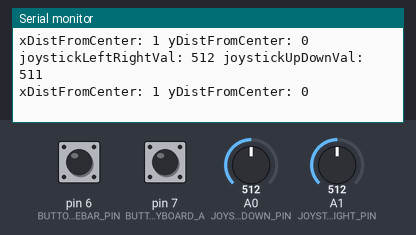
Recording of a sketch running on a simulated Arduino Leonardo, built with avr-gcc and run on an emulated ATmega32U4. Shown: the last lines printed to the serial monitor. The inputs (shaded band) are chosen by the test bench; at power-on: A0 (JOYSTICK_UPDOWN_PIN) = 512, A1 (JOYSTICK_LEFTRIGHT_PIN) = 512, pin 6 (BUTTON_SPACEBAR_PIN) HIGH, pin 7 (BUTTON_KEYBOARD_A) HIGH. USB keyboard and mouse output is not drawn.

Above: at 1.2 s.
1.3 s: A0 (JOYSTICK_UPDOWN_PIN) set to 538
At 1.34 s:
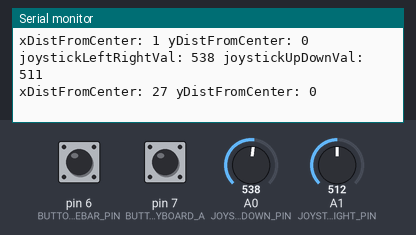
2.8 s: A0 (JOYSTICK_UPDOWN_PIN) set to 564
At 2.82 s:
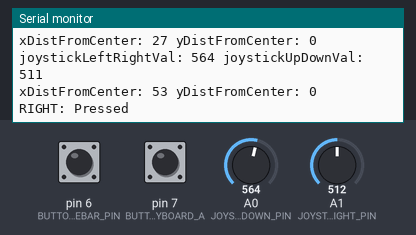
4.3 s: A1 (JOYSTICK_LEFTRIGHT_PIN) set to 494
At 4.32 s:
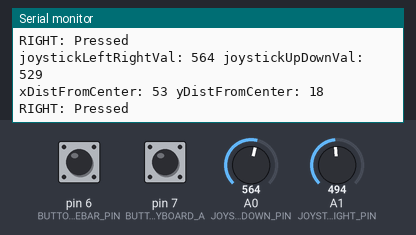
9.0 s: A1 (JOYSTICK_LEFTRIGHT_PIN) set to 462
At 9.03 s:
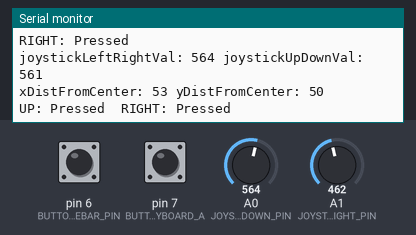
Timing chart, 0 to 11.5 s (numbered marks = the images above; inputs shaded):
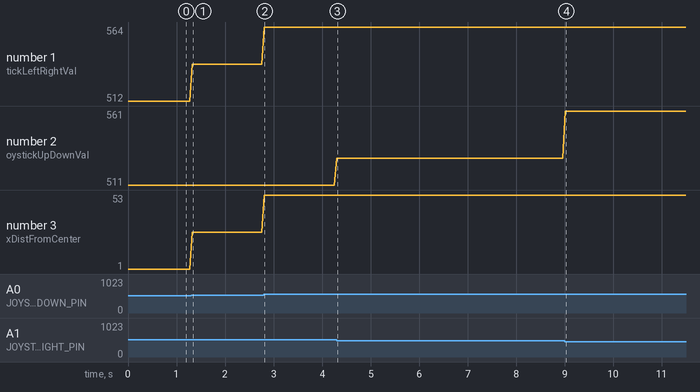

Measured:
- the behaviour switches between 550 and 551 on A0 (JOYSTICK_UPDOWN_PIN) (found by bisection; images 1 and 2)
- the behaviour switches between 473 and 472 on A1 (JOYSTICK_LEFTRIGHT_PIN) (found by bisection; images 3 and 4)
- after the input at 1.3 s, the serial monitor: prints a new line at once (image 1)
- after the input at 2.8 s, the serial monitor: prints a new line at once (image 2)
- after the input at 4.3 s, the serial monitor: prints a new line at once (image 3)
- after the input at 9.0 s, the serial monitor: prints a new line at once (image 4)
- plotted number 1: 512 → 538 after the input at 1.3 s, 538 → 564 after the input at 2.8 s
- plotted number 2: 511 → 529 after the input at 4.3 s, 529 → 561 after the input at 9.0 s

The sketch:

Crumblers_Gem-Detector-Controller.ino
```cpp
//*
//* Original code by Jon Froehlich
//* @jonfroehlich
//* http://makeabilitylab.io
//*
//* Code modified for Team 007 | Crumblers
//* Emily Campbell, Jacob Burke, Jeff Rosen
//* HCID 521 Prototyping Studio
//* WINTER 2020
//*
//* References
// *  - https://www.arduino.cc/en/Reference.MouseKeyboard
//*  - https://www.arduino.cc/reference/en/language/functions/usb/keyboard/keyboardpress/
//*  - https://www.arduino.cc/en/Reference/KeyboardModifiers
//*

#include <Keyboard.h> // https://www.arduino.cc/reference/en/language/functions/usb/keyboard/
#include <Mouse.h> // https://www.arduino.cc/reference/en/language/functions/usb/mouse/

//variables

const int BUTTON_SPACEBAR_PIN = 6;
const int BUTTON_KEYBOARD_A = 7;

const int JOYSTICK_UPDOWN_PIN = A0;
const int JOYSTICK_LEFTRIGHT_PIN = A1;

// The joysticks orientation with respect to the user
// We need this because sometimes we have to place a joystick
// upside down, etc. in our designs

enum JoystickYDirection {
  UP,
  RIGHT,
  DOWN,
  LEFT
};

enum JoystickYDirection joystickYDir = RIGHT;

const int MAX_ANALOG_VAL = 1023;
const int JOYSTICK_CENTER_VALUE = int(MAX_ANALOG_VAL / 2);

// Sets the overall amount of movement in either X or Y direction
// that will trigger the Arduino board *sending* a Mouse.move()
// command to the computer

// const int JOYSTICK_MOVEMENT_THRESHOLD = 12;

// Sets the overall mouse sensitivity based on joystick movement
// a higher value will move the mouse more with joystick movement

const int MAX_MOUSE_MOVE_VAL = 30;

// boolean isMouseActive = true;
boolean isSpaceBarPressed = false;
boolean isUpKeyPressed = false;
boolean isRightKeyPressed = false;
boolean isDownKeyPressed = false;
boolean isLeftKeyPressed = false;
boolean isBUTTON_KEYBOARD_A = false;
// int prevButtonMouseToggleVal = HIGH;


void setup() {
  // put your setup code here, to run once:

  pinMode(BUTTON_SPACEBAR_PIN, INPUT_PULLUP);
  pinMode(BUTTON_KEYBOARD_A, INPUT_PULLUP);

  // Turn on serial for debugging
  Serial.begin(9600);
  Keyboard.begin();
  // activateMouse(true);

}

/* void activateMouse(boolean turnMouseOn){
  if(turnMouseOn){
    Serial.println("*** Activating mouse! ***");
    Mouse.begin();
  }else{
    Serial.println("*** Deactivating mouse! ***");
    Mouse.end();
  }

  isMouseActive = turnMouseOn;
} */

void loop() {
  // put your main code here, to run repeatedly:


  int numButtonsPressed = 0;

  int buttonSpaceBarVal = digitalRead(BUTTON_SPACEBAR_PIN);
  int buttonKeyboardAVal = digitalRead(BUTTON_KEYBOARD_A);

/*    if(buttonMouseToggleVal != prevButtonMouseToggleVal){
    if(buttonMouseToggleVal == LOW && isMouseActive == false){
      activateMouse(true);
    }else if(buttonMouseToggleVal == LOW && isMouseActive == true){
      activateMouse(false);
    }
  } */

  /** HANDLE JOYSTICK INPUT AS KEYBOARD **/
  int joystickUpDownVal = analogRead(JOYSTICK_UPDOWN_PIN);
  int joystickLeftRightVal = analogRead(JOYSTICK_LEFTRIGHT_PIN);

  // If hooked up on the breadboard, we often have to
  // install the joystick in a different orientation than
  // with the Y up direction facing up. The code below
  // handles the different orientations

  if(joystickYDir == RIGHT){
    int tmpX = joystickLeftRightVal;
    joystickLeftRightVal = joystickUpDownVal;
    joystickUpDownVal = MAX_ANALOG_VAL - tmpX;
  }else if(joystickYDir == DOWN){
    joystickUpDownVal = MAX_ANALOG_VAL - joystickUpDownVal;
    joystickLeftRightVal = MAX_ANALOG_VAL - joystickLeftRightVal;
  }else if(joystickYDir == LEFT){
    int tmpX = joystickLeftRightVal;
    joystickLeftRightVal = MAX_ANALOG_VAL - joystickUpDownVal;
    joystickUpDownVal = tmpX;
  }

  Serial.print("joystickLeftRightVal: ");
  Serial.print(joystickLeftRightVal);
  Serial.print(" joystickUpDownVal: ");
  Serial.println(joystickUpDownVal);

  int yDistFromCenter = joystickUpDownVal - JOYSTICK_CENTER_VALUE;
  int xDistFromCenter = joystickLeftRightVal - JOYSTICK_CENTER_VALUE;

  Serial.print("xDistFromCenter: ");
  Serial.print(xDistFromCenter);
  Serial.print(" yDistFromCenter: ");
  Serial.println(yDistFromCenter);

  /* int yMouse = 0, xMouse = 0;
  if(abs(yDistFromCenter) > JOYSTICK_MOVEMENT_THRESHOLD){
    yMouse = map(joystickUpDownVal, 0, MAX_ANALOG_VAL, MAX_MOUSE_MOVE_VAL, -MAX_MOUSE_MOVE_VAL);
  }

  if(abs(xDistFromCenter) > JOYSTICK_MOVEMENT_THRESHOLD){
    xMouse = map(joystickLeftRightVal, 0, MAX_ANALOG_VAL, -MAX_MOUSE_MOVE_VAL, MAX_MOUSE_MOVE_VAL);
  }

  if(isMouseActive){
    Mouse.move(xMouse, yMouse, 0);
  }     */

//JOYSTICK CASES

  if(joystickUpDownVal > 550){
    isUpKeyPressed = true;
    Keyboard.press(KEY_UP_ARROW);
    Serial.print("UP: Pressed\t");
    numButtonsPressed++;
  }else if(isUpKeyPressed == true && joystickUpDownVal < 550){
    Keyboard.release(KEY_UP_ARROW);
    isUpKeyPressed = false;
  }

  if(joystickLeftRightVal > 550){
    isRightKeyPressed = true;
    Keyboard.press(KEY_RIGHT_ARROW);
    Serial.print("RIGHT: Pressed\t");
    numButtonsPressed++;
  }else if(isRightKeyPressed == true && joystickLeftRightVal < 550){
    Keyboard.release(KEY_RIGHT_ARROW);
    isRightKeyPressed = false;
  }

  if(joystickUpDownVal < 450){
    isDownKeyPressed = true;
    Keyboard.press(KEY_DOWN_ARROW);
    Serial.print("DOWN: Pressed\t");
    numButtonsPressed++;
  }else if(isDownKeyPressed == true && joystickUpDownVal > 450){
    Keyboard.release(KEY_DOWN_ARROW);
    isDownKeyPressed = false;
  }

  if(joystickLeftRightVal < 450){
    isLeftKeyPressed = true;
    Keyboard.press(KEY_LEFT_ARROW);
    Serial.print("LEFT: Pressed");
    numButtonsPressed++;
  }else if(isLeftKeyPressed == true && joystickLeftRightVal > 450){
    Keyboard.release(KEY_LEFT_ARROW);
    isLeftKeyPressed = false;
  }


  /** HANDLE BUTTON INPUT AS KEYBOARD **/

 // SPACEBAR


  if(buttonSpaceBarVal == LOW){
    isSpaceBarPressed = true;
    Keyboard.press(' ');
    Serial.print("SPACE BAR: Pressed\t");
    numButtonsPressed++;
  }else if(isSpaceBarPressed == true && buttonSpaceBarVal == HIGH){
    Keyboard.release(' ');
    isSpaceBarPressed = false;
  }

// KEYBOARD A

  if(buttonKeyboardAVal == LOW){
    isBUTTON_KEYBOARD_A = true;
    Keyboard.press('a');
    Serial.print("A: Pressed\t");
    numButtonsPressed++;
  }else if(isBUTTON_KEYBOARD_A == true && buttonKeyboardAVal == HIGH){
    Keyboard.release('a');
    isBUTTON_KEYBOARD_A = false;
  }


  // Delete this line later
  delay(50);

  if(numButtonsPressed > 0){
    Serial.println();
  }
// prevButtonMouseToggleVal = buttonMouseToggleVal;

}
```
